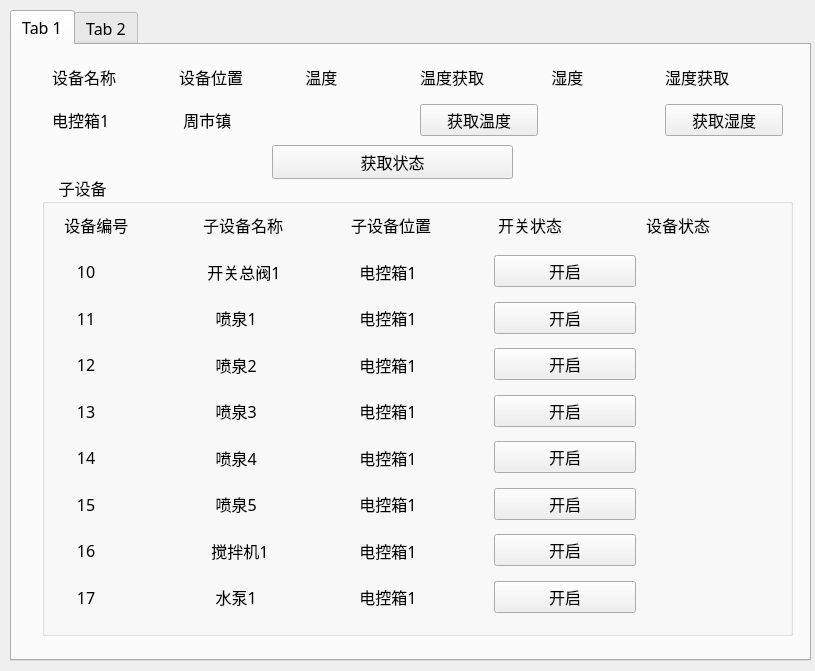
<?xml version="1.0" encoding="UTF-8"?>
<ui version="4.0">
 <class>devices</class>
 <widget class="QWidget" name="devices">
  <property name="geometry">
   <rect>
    <x>0</x>
    <y>0</y>
    <width>815</width>
    <height>671</height>
   </rect>
  </property>
  <property name="windowTitle">
   <string>Form</string>
  </property>
  <widget class="QTabWidget" name="tabWidget">
   <property name="geometry">
    <rect>
     <x>10</x>
     <y>10</y>
     <width>801</width>
     <height>651</height>
    </rect>
   </property>
   <property name="font">
    <font>
     <family>楷体</family>
     <pointsize>12</pointsize>
    </font>
   </property>
   <property name="currentIndex">
    <number>0</number>
   </property>
   <widget class="QWidget" name="tab">
    <attribute name="title">
     <string>Tab 1</string>
    </attribute>
    <widget class="QWidget" name="verticalLayoutWidget">
     <property name="geometry">
      <rect>
       <x>40</x>
       <y>10</y>
       <width>731</width>
       <height>81</height>
      </rect>
     </property>
     <layout class="QVBoxLayout" name="horizontalLayout_12">
      <property name="spacing">
       <number>5</number>
      </property>
      <item>
       <layout class="QHBoxLayout" name="horizontalLayout">
        <item>
         <widget class="QLabel" name="label_2">
          <property name="font">
           <font>
            <pointsize>12</pointsize>
           </font>
          </property>
          <property name="layoutDirection">
           <enum>Qt::LeftToRight</enum>
          </property>
          <property name="text">
           <string>设备名称</string>
          </property>
         </widget>
        </item>
        <item>
         <widget class="QLabel" name="label">
          <property name="font">
           <font>
            <pointsize>12</pointsize>
           </font>
          </property>
          <property name="text">
           <string> 设备位置</string>
          </property>
         </widget>
        </item>
        <item>
         <widget class="QLabel" name="label_3">
          <property name="font">
           <font>
            <pointsize>12</pointsize>
           </font>
          </property>
          <property name="text">
           <string>  温度</string>
          </property>
         </widget>
        </item>
        <item>
         <widget class="QLabel" name="label_8">
          <property name="font">
           <font>
            <pointsize>12</pointsize>
           </font>
          </property>
          <property name="text">
           <string>温度获取</string>
          </property>
         </widget>
        </item>
        <item>
         <widget class="QLabel" name="label_4">
          <property name="font">
           <font>
            <pointsize>12</pointsize>
           </font>
          </property>
          <property name="text">
           <string>  湿度</string>
          </property>
         </widget>
        </item>
        <item>
         <widget class="QLabel" name="label_16">
          <property name="font">
           <font>
            <pointsize>12</pointsize>
           </font>
          </property>
          <property name="text">
           <string>湿度获取</string>
          </property>
         </widget>
        </item>
       </layout>
      </item>
      <item>
       <layout class="QHBoxLayout" name="horizontalLayout_2">
        <item>
         <widget class="QLabel" name="label_6">
          <property name="font">
           <font>
            <pointsize>12</pointsize>
           </font>
          </property>
          <property name="text">
           <string>电控箱1</string>
          </property>
         </widget>
        </item>
        <item>
         <widget class="QLabel" name="label_5">
          <property name="font">
           <font>
            <pointsize>12</pointsize>
           </font>
          </property>
          <property name="text">
           <string>  周市镇</string>
          </property>
         </widget>
        </item>
        <item>
         <widget class="QLabel" name="temp">
          <property name="font">
           <font>
            <pointsize>12</pointsize>
           </font>
          </property>
          <property name="text">
           <string/>
          </property>
         </widget>
        </item>
        <item>
         <widget class="QPushButton" name="get_wendu">
          <property name="font">
           <font>
            <pointsize>12</pointsize>
           </font>
          </property>
          <property name="text">
           <string>获取温度</string>
          </property>
         </widget>
        </item>
        <item>
         <widget class="QLabel" name="humidity">
          <property name="font">
           <font>
            <pointsize>12</pointsize>
           </font>
          </property>
          <property name="text">
           <string/>
          </property>
         </widget>
        </item>
        <item>
         <widget class="QPushButton" name="get_shidu">
          <property name="font">
           <font>
            <pointsize>12</pointsize>
           </font>
          </property>
          <property name="text">
           <string>获取湿度</string>
          </property>
         </widget>
        </item>
       </layout>
      </item>
     </layout>
    </widget>
    <widget class="QGroupBox" name="groupBox">
     <property name="geometry">
      <rect>
       <x>30</x>
       <y>130</y>
       <width>751</width>
       <height>461</height>
      </rect>
     </property>
     <property name="font">
      <font>
       <pointsize>12</pointsize>
      </font>
     </property>
     <property name="layoutDirection">
      <enum>Qt::LeftToRight</enum>
     </property>
     <property name="title">
      <string>    子设备</string>
     </property>
     <widget class="QWidget" name="verticalLayoutWidget_2">
      <property name="geometry">
       <rect>
        <x>10</x>
        <y>30</y>
        <width>731</width>
        <height>412</height>
       </rect>
      </property>
      <layout class="QVBoxLayout" name="verticalLayout_2">
       <item>
        <layout class="QHBoxLayout" name="horizontalLayout_3">
         <item>
          <widget class="QLabel" name="label_10">
           <property name="text">
            <string>   设备编号</string>
           </property>
          </widget>
         </item>
         <item>
          <widget class="QLabel" name="label_11">
           <property name="text">
            <string> 子设备名称</string>
           </property>
          </widget>
         </item>
         <item>
          <widget class="QLabel" name="label_12">
           <property name="text">
            <string> 子设备位置</string>
           </property>
          </widget>
         </item>
         <item>
          <widget class="QLabel" name="label_9">
           <property name="text">
            <string> 开关状态</string>
           </property>
          </widget>
         </item>
         <item>
          <widget class="QLabel" name="label_7">
           <property name="text">
            <string> 设备状态</string>
           </property>
          </widget>
         </item>
        </layout>
       </item>
       <item>
        <layout class="QHBoxLayout" name="horizontalLayout_4">
         <item>
          <widget class="QLabel" name="label_15">
           <property name="text">
            <string>      10</string>
           </property>
          </widget>
         </item>
         <item>
          <widget class="QLabel" name="label_14">
           <property name="text">
            <string>  开关总阀1</string>
           </property>
          </widget>
         </item>
         <item>
          <widget class="QLabel" name="label_13">
           <property name="text">
            <string>   电控箱1</string>
           </property>
          </widget>
         </item>
         <item>
          <widget class="QPushButton" name="pushButton">
           <property name="text">
            <string>开启</string>
           </property>
          </widget>
         </item>
         <item>
          <widget class="QLabel" name="status_10">
           <property name="text">
            <string/>
           </property>
           <property name="pixmap">
            <pixmap resource="../img/picture.qrc">:/device_close.png</pixmap>
           </property>
           <property name="scaledContents">
            <bool>true</bool>
           </property>
          </widget>
         </item>
        </layout>
       </item>
       <item>
        <layout class="QHBoxLayout" name="horizontalLayout_5">
         <item>
          <widget class="QLabel" name="label_18">
           <property name="text">
            <string>      11</string>
           </property>
          </widget>
         </item>
         <item>
          <widget class="QLabel" name="label_17">
           <property name="text">
            <string>    喷泉1</string>
           </property>
          </widget>
         </item>
         <item>
          <widget class="QLabel" name="label_19">
           <property name="text">
            <string>   电控箱1</string>
           </property>
          </widget>
         </item>
         <item>
          <widget class="QPushButton" name="pushButton_2">
           <property name="text">
            <string>开启</string>
           </property>
          </widget>
         </item>
         <item>
          <widget class="QLabel" name="status_11">
           <property name="text">
            <string/>
           </property>
           <property name="pixmap">
            <pixmap resource="../img/picture.qrc">:/device_close.png</pixmap>
           </property>
           <property name="scaledContents">
            <bool>true</bool>
           </property>
          </widget>
         </item>
        </layout>
       </item>
       <item>
        <layout class="QHBoxLayout" name="horizontalLayout_6">
         <item>
          <widget class="QLabel" name="label_23">
           <property name="text">
            <string>      12</string>
           </property>
          </widget>
         </item>
         <item>
          <widget class="QLabel" name="label_22">
           <property name="text">
            <string>    喷泉2</string>
           </property>
          </widget>
         </item>
         <item>
          <widget class="QLabel" name="label_24">
           <property name="text">
            <string>   电控箱1</string>
           </property>
          </widget>
         </item>
         <item>
          <widget class="QPushButton" name="pushButton_3">
           <property name="text">
            <string>开启</string>
           </property>
          </widget>
         </item>
         <item>
          <widget class="QLabel" name="status_12">
           <property name="text">
            <string/>
           </property>
           <property name="pixmap">
            <pixmap resource="../img/picture.qrc">:/device_close.png</pixmap>
           </property>
           <property name="scaledContents">
            <bool>true</bool>
           </property>
          </widget>
         </item>
        </layout>
       </item>
       <item>
        <layout class="QHBoxLayout" name="horizontalLayout_7">
         <item>
          <widget class="QLabel" name="label_27">
           <property name="text">
            <string>      13</string>
           </property>
          </widget>
         </item>
         <item>
          <widget class="QLabel" name="label_28">
           <property name="text">
            <string>    喷泉3</string>
           </property>
          </widget>
         </item>
         <item>
          <widget class="QLabel" name="label_29">
           <property name="text">
            <string>   电控箱1</string>
           </property>
          </widget>
         </item>
         <item>
          <widget class="QPushButton" name="pushButton_4">
           <property name="text">
            <string>开启</string>
           </property>
          </widget>
         </item>
         <item>
          <widget class="QLabel" name="status_13">
           <property name="text">
            <string/>
           </property>
           <property name="pixmap">
            <pixmap resource="../img/picture.qrc">:/device_close.png</pixmap>
           </property>
           <property name="scaledContents">
            <bool>true</bool>
           </property>
          </widget>
         </item>
        </layout>
       </item>
       <item>
        <layout class="QHBoxLayout" name="horizontalLayout_8">
         <item>
          <widget class="QLabel" name="label_32">
           <property name="text">
            <string>      14</string>
           </property>
          </widget>
         </item>
         <item>
          <widget class="QLabel" name="label_33">
           <property name="text">
            <string>    喷泉4</string>
           </property>
          </widget>
         </item>
         <item>
          <widget class="QLabel" name="label_34">
           <property name="text">
            <string>   电控箱1</string>
           </property>
          </widget>
         </item>
         <item>
          <widget class="QPushButton" name="pushButton_5">
           <property name="text">
            <string>开启</string>
           </property>
          </widget>
         </item>
         <item>
          <widget class="QLabel" name="status_14">
           <property name="text">
            <string/>
           </property>
           <property name="pixmap">
            <pixmap resource="../img/picture.qrc">:/device_close.png</pixmap>
           </property>
           <property name="scaledContents">
            <bool>true</bool>
           </property>
          </widget>
         </item>
        </layout>
       </item>
       <item>
        <layout class="QHBoxLayout" name="horizontalLayout_9">
         <item>
          <widget class="QLabel" name="label_39">
           <property name="text">
            <string>      15</string>
           </property>
          </widget>
         </item>
         <item>
          <widget class="QLabel" name="label_38">
           <property name="text">
            <string>    喷泉5</string>
           </property>
          </widget>
         </item>
         <item>
          <widget class="QLabel" name="label_37">
           <property name="text">
            <string>   电控箱1</string>
           </property>
          </widget>
         </item>
         <item>
          <widget class="QPushButton" name="pushButton_6">
           <property name="text">
            <string>开启</string>
           </property>
          </widget>
         </item>
         <item>
          <widget class="QLabel" name="status_15">
           <property name="text">
            <string/>
           </property>
           <property name="pixmap">
            <pixmap resource="../img/picture.qrc">:/device_close.png</pixmap>
           </property>
           <property name="scaledContents">
            <bool>true</bool>
           </property>
          </widget>
         </item>
        </layout>
       </item>
       <item>
        <layout class="QHBoxLayout" name="horizontalLayout_10">
         <item>
          <widget class="QLabel" name="label_43">
           <property name="text">
            <string>      16</string>
           </property>
          </widget>
         </item>
         <item>
          <widget class="QLabel" name="label_42">
           <property name="text">
            <string>   搅拌机1</string>
           </property>
          </widget>
         </item>
         <item>
          <widget class="QLabel" name="label_44">
           <property name="text">
            <string>   电控箱1</string>
           </property>
          </widget>
         </item>
         <item>
          <widget class="QPushButton" name="pushButton_7">
           <property name="text">
            <string>开启</string>
           </property>
          </widget>
         </item>
         <item>
          <widget class="QLabel" name="status_16">
           <property name="text">
            <string/>
           </property>
           <property name="pixmap">
            <pixmap resource="../img/picture.qrc">:/device_close.png</pixmap>
           </property>
           <property name="scaledContents">
            <bool>true</bool>
           </property>
          </widget>
         </item>
        </layout>
       </item>
       <item>
        <layout class="QHBoxLayout" name="horizontalLayout_11">
         <item>
          <widget class="QLabel" name="label_47">
           <property name="text">
            <string>      17</string>
           </property>
          </widget>
         </item>
         <item>
          <widget class="QLabel" name="label_48">
           <property name="text">
            <string>    水泵1</string>
           </property>
          </widget>
         </item>
         <item>
          <widget class="QLabel" name="label_49">
           <property name="text">
            <string>   电控箱1</string>
           </property>
          </widget>
         </item>
         <item>
          <widget class="QPushButton" name="pushButton_8">
           <property name="text">
            <string>开启</string>
           </property>
          </widget>
         </item>
         <item>
          <widget class="QLabel" name="status_17">
           <property name="text">
            <string/>
           </property>
           <property name="pixmap">
            <pixmap resource="../img/picture.qrc">:/device_close.png</pixmap>
           </property>
           <property name="scaledContents">
            <bool>true</bool>
           </property>
          </widget>
         </item>
        </layout>
       </item>
      </layout>
     </widget>
    </widget>
    <widget class="QPushButton" name="get_state">
     <property name="geometry">
      <rect>
       <x>260</x>
       <y>100</y>
       <width>241</width>
       <height>34</height>
      </rect>
     </property>
     <property name="text">
      <string>获取状态</string>
     </property>
    </widget>
   </widget>
   <widget class="QWidget" name="tab_2">
    <attribute name="title">
     <string>Tab 2</string>
    </attribute>
   </widget>
  </widget>
 </widget>
 <resources>
  <include location="../img/picture.qrc"/>
  <include location="../img/picture.qrc"/>
  <include location="../img/picture.qrc"/>
 </resources>
 <connections/>
</ui>
